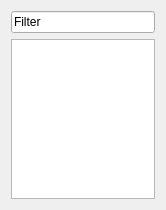
<?xml version="1.0" encoding="UTF-8"?>
<ui version="4.0">
 <class>QTermBrowser</class>
 <widget class="QWidget" name="QTermBrowser">
  <property name="geometry">
   <rect>
    <x>0</x>
    <y>0</y>
    <width>166</width>
    <height>210</height>
   </rect>
  </property>
  <property name="sizePolicy">
   <sizepolicy hsizetype="Fixed" vsizetype="Minimum">
    <horstretch>0</horstretch>
    <verstretch>0</verstretch>
   </sizepolicy>
  </property>
  <property name="minimumSize">
   <size>
    <width>166</width>
    <height>200</height>
   </size>
  </property>
  <property name="maximumSize">
   <size>
    <width>166</width>
    <height>16777215</height>
   </size>
  </property>
  <property name="windowTitle">
   <string>Term list</string>
  </property>
  <layout class="QVBoxLayout" name="verticalLayout">
   <item>
    <widget class="QLineEdit" name="lineEdit">
     <property name="sizePolicy">
      <sizepolicy hsizetype="Expanding" vsizetype="Fixed">
       <horstretch>0</horstretch>
       <verstretch>0</verstretch>
      </sizepolicy>
     </property>
     <property name="toolTip">
      <string>&lt;html&gt;&lt;head/&gt;&lt;body&gt;&lt;p&gt;Filter out terms by writing here&lt;/p&gt;&lt;/body&gt;&lt;/html&gt;</string>
     </property>
     <property name="text">
      <string>Filter</string>
     </property>
    </widget>
   </item>
   <item>
    <widget class="QWidget" name="widget" native="true">
     <layout class="QVBoxLayout" name="verticalLayout_2">
      <property name="spacing">
       <number>0</number>
      </property>
      <property name="leftMargin">
       <number>0</number>
      </property>
      <property name="topMargin">
       <number>0</number>
      </property>
      <property name="rightMargin">
       <number>0</number>
      </property>
      <property name="bottomMargin">
       <number>0</number>
      </property>
      <item>
       <widget class="QListWidget" name="listWidget"/>
      </item>
     </layout>
    </widget>
   </item>
  </layout>
 </widget>
 <resources/>
 <connections/>
</ui>
